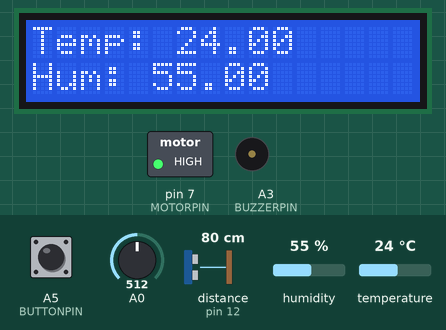
Recording of a sketch running on a simulated Arduino Uno, built with avr-gcc and run on an emulated ATmega328P. On the bench: 16×2 character LCD, switched loads named in the sketch (green lamp = pin HIGH), buzzer (waves = sounding). Wiring (inferred from the names in the program): ultrasonic range finder: trigger pin 13; echo pin 12. Inputs (shaded band) come from the test bench; at power-on: A5 (BUTTONPIN) LOW, distance to the obstacle (sensor on pin 12) 80 cm, A0 = 512, humidity 55 %, temperature 24 °C. The echo pulse lasts 58.3 µs per cm; pins used as bus, display or sensor lines are not drawn.

Above: at 1.2 s.
1.3 s: A5 (BUTTONPIN) pulled HIGH for 1 s
At 3.3 s:
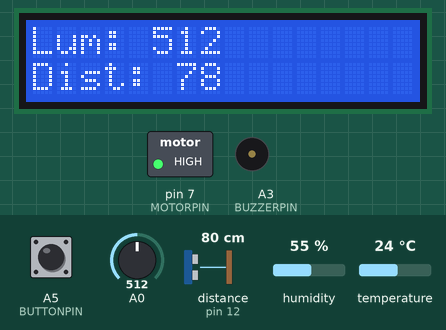
3.8 s: distance to the obstacle (sensor on pin 12) set to 22 cm
At 4.8 s:
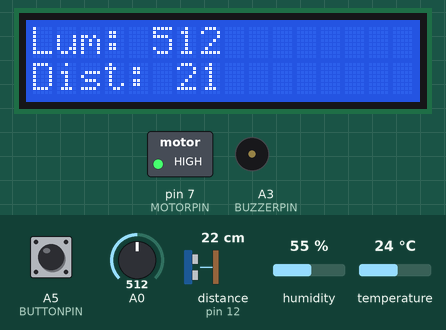
5.3 s: distance to the obstacle (sensor on pin 12) set to 18 cm
At 6.2 s:
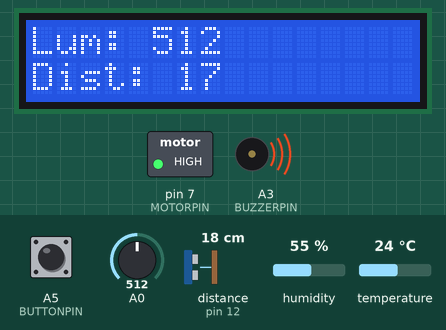
7.1 s: A0 set to 716
At 7.26 s:
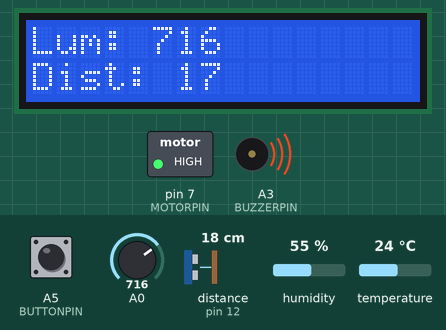
8.7 s: A0 set to 992
At 8.92 s:
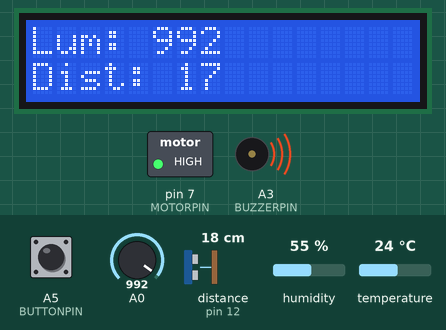
10.2 s: distance to the obstacle (sensor on pin 12) set to 2 cm
At 10.45 s:
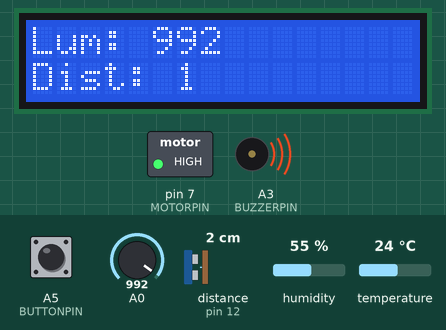
Timing chart, 0 to 12.7 s (numbered marks = the images above; inputs shaded):
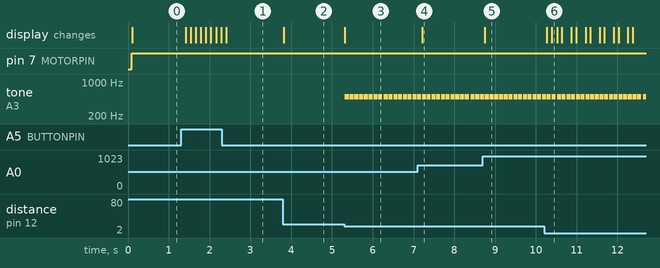

Measured:
- the behaviour switches between 21 and 20 cm on distance to the obstacle (sensor on pin 12) (found by bisection; images 2 and 3)
- after the input at 1.3 s, the display: changes after 0.11 s (image 1)
- after the input at 3.8 s, the display: changes at once (image 2)
- after the input at 5.3 s, tone on A3 (BUZZERPIN): alternates 500 Hz for 0.10 s and silent for 0.02 s, starting at once; the display: changes at once (image 3)
- after the input at 7.1 s, the display: changes after 0.11 s (image 4)
- after the input at 8.7 s, the display: changes after 0.05 s (image 5)
- after the input at 10.2 s, the display: first changes after 0.07 s (image 6 shows a later state)

The sketch:

tableauDeBord.ino
```cpp
#include <LiquidCrystal.h>
#include "DHT.h"

#define DHTPIN 6
#define DHTTYPE DHT11
#define MOTORPIN 7
#define ECHOPIN 12
#define TRIGPIN 13
#define BUTTONPIN A5
#define BUZZERPIN A3


float temp;
float hum;
long duration;
int status = 0;
int button_state;
int dist;
int lum;
int led_pins[4] = {8,9,10,11};

DHT dht(DHTPIN, DHTTYPE);
LiquidCrystal lcd(0, 1, 2, 3, 4, 5);

void setup()
{
  pinMode(MOTORPIN, OUTPUT);
  pinMode(TRIGPIN, OUTPUT);
  pinMode(BUZZERPIN, OUTPUT);
  pinMode(ECHOPIN, INPUT);

  lcd.begin(16, 2);
  dht.begin();
}

void loop()
{
  temp = dht.readTemperature();
  hum = dht.readHumidity();
  lum = analogRead(A0);

  button_state = digitalRead(BUTTONPIN);

    // Navigation
  if (button_state == HIGH) {

    if (status == 0) {
    	status = 1;
    }
    else {
    	status = 0;
    }
    delay(100);
  }

    // Temperature LED
  if (10 < temp && temp < 18) {
  	digitalWrite(led_pins[1], HIGH);
  } else if (18 < temp && temp < 22){
  	digitalWrite(led_pins[0], HIGH);
  } else if (temp > 22){
    analogWrite(MOTORPIN, 255);
  }

      // Humidité LED
  if (hum < 50) {
  	digitalWrite(led_pins[2], HIGH);
  } else {
  	digitalWrite(led_pins[3], HIGH);
  }

      //Distance
  digitalWrite(TRIGPIN, LOW);
  delayMicroseconds(2);
    // Sets the trigPin on HIGH state for 10 micro seconds
  digitalWrite(TRIGPIN, HIGH);
  delayMicroseconds(10);
  digitalWrite(TRIGPIN, LOW);
    // Reads the echoPin, returns the sound wave travel time in microseconds
  duration = pulseIn(ECHOPIN, HIGH);
    // Calculating the distance
  dist = duration * 0.034 / 2;

  if (status == 0) {
      lcd.setCursor(0, 0);
      lcd.print("Temp: "+ String(dht.readTemperature())+"       ");
      lcd.setCursor(0, 1);
      lcd.print("Hum: "+ String(dht.readHumidity())+"       ");
  }
  else {
      lcd.setCursor(0, 0);
      lcd.print("Lum: "+ String(lum)+"         ");
      lcd.setCursor(0, 1);
      lcd.print("Dist: "+ String(dist)+"         ");

      if (dist < 20) {
          tone(BUZZERPIN, 500);
          delay(100);
          noTone(BUZZERPIN);
      }
  }

  delay(10);
}
```
